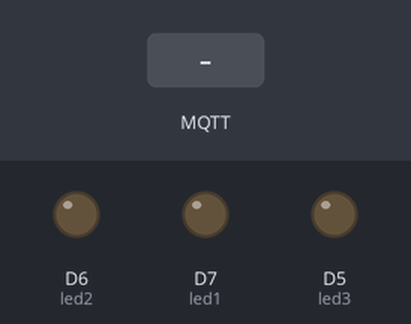
A sketch run on a simulated ESP8266 (NodeMCU). Shown: output pins drawn as LEDs (lit = HIGH). Inputs (shaded band) come from the test bench. WiFi joins after 1.5 s; servers stay silent unless stated; random numbers use the default seed unless the sketch sets one; no MQTT or app messages arrive unless stated; what the sketch prints to the serial monitor is not drawn.

Above: at 2.7 s.
2.8 s: MQTT message "/led1" arrives on the first subscribed topic
At 5.6 s:
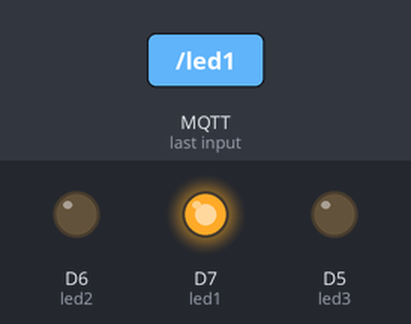
5.8 s: MQTT message "/led1" arrives on the third subscribed topic
At 6.2 s:
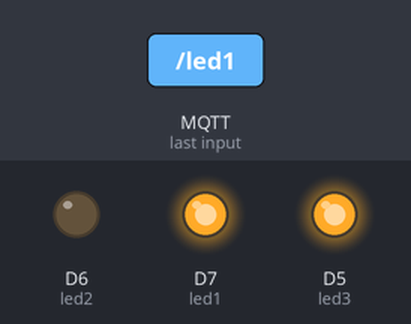
7.3 s: MQTT message "/led1" arrives on the second subscribed topic
At 8.5 s:
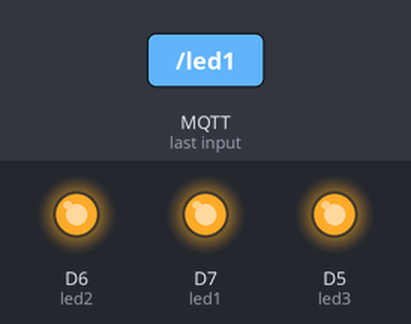
Timing chart, 0 to 10.3 s (numbered marks = the images above; inputs shaded):
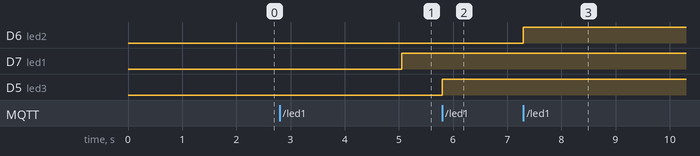

Measured:
- after the input at 2.8 s, D7 (led1): LOW → HIGH after 2.3 s
- after the input at 5.8 s, D5 (led3): LOW → HIGH at once
- after the input at 7.3 s, D6 (led2): LOW → HIGH at once

The sketch:

node-red_tutorial_.ino
```cpp
/*
   Tutorial recibiendo datos y controlando cosas
   Este programa recibe datos por medio de
   mqtt enciende ledes y envia datos
   de sensores a un servidor en la nube
   Requerimientos
   PubSubClient libreria
   NodeMCU
   3 Ledes


   Yeffri J. Salazar
   Themicrofcontrol.wordpress.com

*/
/************************************
 **              Librerias         **
 ***********************************/
#include <ESP8266WiFi.h>
#include <PubSubClient.h>
/************************************
 **              constantes         **
 ***********************************/
#define led1 D7
#define led2 D6
#define led3 D5
#define puertoMqtt 1883
/***********************************
 **       objetos y variables      **
 ***********************************/
WiFiClient clienteWifi;//este cliente se encarga de la comunicacion con el wifi
PubSubClient clienteMQTT(clienteWifi);//este utiliza el cliente anterior para hacer poder crear la conexion mqtt
//si pasan por el hackerspace Xibalba pues ya tienen la clave
const char * ssid = "Hackerspace";
const char * claveWifi = "IOT12345";
const char * brokerMqtt = "104.131.134.21";// ip del broker sin http ni nada solo los numeros
uint32_t ultimoIntentoReconexion;
uint32_t timerEnvioDatos;
void conectarAlWifi() {

  WiFi.begin(ssid, claveWifi);
  Serial.print("conectando a");
  Serial.println(ssid);
  while (WiFi.status() != WL_CONNECTED) {
    delay(500);
    Serial.print(".");
  }

  Serial.println("");
  Serial.println("Wifi Conectado ");
  Serial.println("direccion IP: ");
  Serial.println(WiFi.localIP());
}

void callback(char* topic, byte* mensaje, unsigned int length) {
  String topico = topic;
  Serial.print("Mensaje Recibido del topico: ");
  Serial.println(topico);
  Serial.print("mensaje : ");
  for(uint8_t i =0;i<length;i++){
  Serial.print(mensaje[i]);
  }
  //le restamos -48 para que el valor sea 0 o 1
  //restamos el valor ascii para hacerlo un entero

  if (topico == "/led1") {
    digitalWrite(led1, mensaje[0]-48);
  }
  else if (topico == "/led2") {
    digitalWrite(led2, mensaje[0]-48);
  }
  else if (topico == "/led3") {
    digitalWrite(led3, mensaje[0]-48);
   Serial.println("led 3 ");
  }
  else {
    Serial.println("error de mensaje");
  }

}

boolean reconexion() {
  Serial.print("Conectando al broker mqtt");
  //intentando conectar al broker
  if (clienteMQTT.connect("ESP8266Client")) {
    Serial.println("Conectado");
    //publicamos que estamos conectados
    clienteMQTT.publish("/conexion", "Conectado");
    //nos suscribimos a los topicos para controlar los ledes
    clienteMQTT.subscribe("/led1");
    clienteMQTT.subscribe("/led2");
    clienteMQTT.subscribe("/led3");
  } else {
    Serial.print("falló, rc=");
    Serial.print(clienteMQTT.state());
  }
  return clienteMQTT.connected();
}

void setup() {
  Serial.begin(115200);
  Serial.println("iniciando programa Holi mami");
  pinMode(led1, OUTPUT);
  pinMode(led2, OUTPUT);
  pinMode(led3, OUTPUT);
  conectarAlWifi();
  clienteMQTT.setServer(brokerMqtt, puertoMqtt); //le decimos cual es el servidor y el puerto al que se debe conectar
  clienteMQTT.setCallback(callback);//le decimos como se llama la funcion de callback
}

void loop() {
  if (!clienteMQTT.connected()) {
    if (millis() - ultimoIntentoReconexion > 5000) {
      ultimoIntentoReconexion = millis();
      // Attempt to reconnect
      if (reconexion()) {
        ultimoIntentoReconexion = 0;
      }
    }
  } else {
    //cliente conectado
    if (millis() - timerEnvioDatos > 5000) {
      timerEnvioDatos=millis();
      //a falta de sensores enviamos valores aleatorios
      char msg[4];
      snprintf (msg, 3, "%ld", random(35));
      clienteMQTT.publish("/temperatura", msg);

      snprintf (msg, 4, "%ld", random(100));
      clienteMQTT.publish("/humedad", msg);
    }
    clienteMQTT.loop();

  }
}
```
